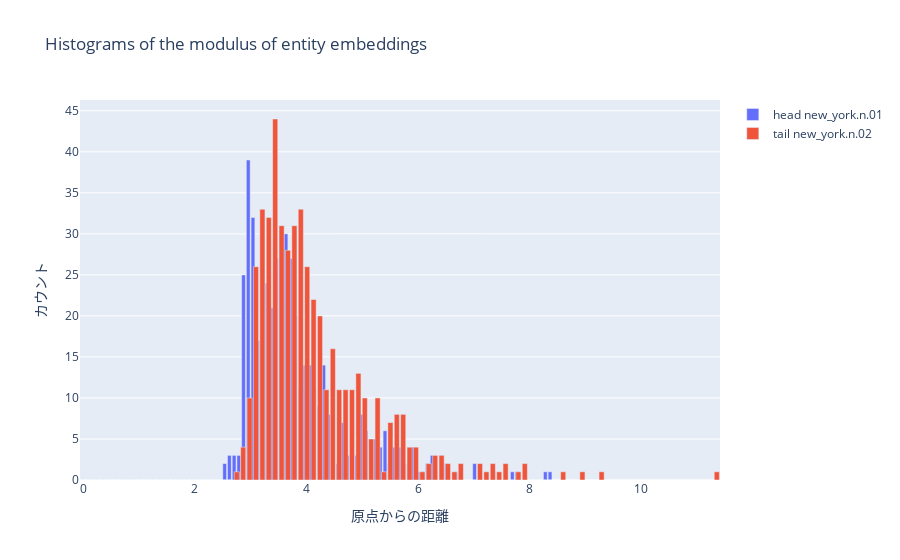

This figure's notebook cell:
### Code cell
# エンティティの埋め込みをロード
entity_embedding = np.load(os.path.join(model_path, 'entity_embedding.npy'))

# headとtailの各座標を計算
phase_head, mod_head = np.split(entity_embedding[head_id], 2)
phase_tail, mod_tail = np.split(entity_embedding[tail_id], 2)

# ログ変換と極座標への変換
mod_head = np.log(np.abs(mod_head)) * np.sign(mod_head)
mod_tail = np.log(np.abs(mod_tail)) * np.sign(mod_tail)

phase_head = phase_head / embedding_range * np.pi
phase_tail = phase_tail / embedding_range * np.pi

# 極座標から直交座標への変換
x_head, y_head = mod_head * np.cos(phase_head), mod_head * np.sin(phase_head)
x_tail, y_tail = mod_tail * np.cos(phase_tail), mod_tail * np.sin(phase_tail)

# 距離の計算
distance_head = np.sqrt(x_head**2 + y_head**2)
distance_tail = np.sqrt(x_tail**2 + y_tail**2)

# ヒストグラムの作成
hist_head = np.histogram(distance_head, bins=num_bins, range=(0, np.max(distance_head)))
hist_tail = np.histogram(distance_tail, bins=num_bins, range=(0, np.max(distance_tail)))

# Plotlyを使用してヒストグラムをプロット
fig = go.Figure()
fig.add_trace(go.Bar(x=hist_head[1][:-1], y=hist_head[0], name="head "+entities_dict[head_id]))

# Tail Entityのヒストグラム
fig.add_trace(go.Bar(x=hist_tail[1][:-1], y=hist_tail[0], name="tail "+entities_dict[tail_id]))


# レイアウトの設定
fig.update_layout(
    title='Histograms of the modulus of entity embeddings',
    xaxis=dict(title='原点からの距離'),
    yaxis=dict(title='カウント'),
    barmode='overlay',  # HeadとTailのヒストグラムをオーバーレイ
)

# プロットの表示
fig.show()

### Figure 1 — Plotly figure (JSON) as saved in the notebook; plotly's stock layout.template omitted (floating-point values rounded to 4 significant figures)
{"data": [{"name": "head new_york.n.01", "type": "bar", "x": [0, 0.08447, 0.1689, 0.2534, 0.3379, 0.4224, 0.5068, 0.5913, 0.6758, 0.7602, 0.8447, 0.9292, 1.014, 1.098, 1.183, 1.267, 1.352, 1.436, 1.52, 1.605, 1.689, 1.774, 1.858, 1.943, 2.027, 2.112, 2.196, 2.281, 2.365, 2.45, 2.534, 2.619, 2.703, 2.788, 2.872, 2.956, 3.041, 3.125, 3.21, 3.294, 3.379, 3.463, 3.548, 3.632, 3.717, 3.801, 3.886, 3.97, 4.055, 4.139, 4.224, 4.308, 4.392, 4.477, 4.561, 4.646, 4.73, 4.815, 4.899, 4.984, 5.068, 5.153, 5.237, 5.322, 5.406, 5.491, 5.575, 5.66, 5.744, 5.828, 5.913, 5.997, 6.082, 6.166, 6.251, 6.335, 6.42, 6.504, 6.589, 6.673, 6.758, 6.842, 6.927, 7.011, 7.096, 7.18, 7.264, 7.349, 7.433, 7.518, 7.602, 7.687, 7.771, 7.856, 7.94, 8.025, 8.109, 8.194, 8.278, 8.363], "y": [0, 0, 0, 0, 0, 0, 0, 0, 0, 0, 0, 0, 0, 0, 0, 0, 0, 0, 0, 0, 0, 0, 0, 0, 0, 0, 0, 0, 0, 0, 2, 3, 3, 3, 25, 39, 32, 17, 26, 24, 21, 27, 16, 30, 27, 20, 11, 14, 14, 11, 9, 14, 8, 12, 2, 7, 3, 6, 3, 8, 6, 4, 5, 4, 6, 2, 4, 4, 2, 2, 4, 1, 1, 2, 3, 0, 3, 2, 0, 1, 0, 0, 0, 2, 0, 0, 0, 1, 0, 0, 0, 1, 1, 0, 0, 0, 0, 0, 1, 1]}, {"name": "tail new_york.n.02", "type": "bar", "x": [0, 0.1146, 0.2293, 0.3439, 0.4586, 0.5732, 0.6878, 0.8025, 0.9171, 1.032, 1.146, 1.261, 1.376, 1.49, 1.605, 1.72, 1.834, 1.949, 2.064, 2.178, 2.293, 2.407, 2.522, 2.637, 2.751, 2.866, 2.981, 3.095, 3.21, 3.325, 3.439, 3.554, 3.668, 3.783, 3.898, 4.012, 4.127, 4.242, 4.356, 4.471, 4.586, 4.7, 4.815, 4.93, 5.044, 5.159, 5.273, 5.388, 5.503, 5.617, 5.732, 5.847, 5.961, 6.076, 6.191, 6.305, 6.42, 6.535, 6.649, 6.764, 6.878, 6.993, 7.108, 7.222, 7.337, 7.452, 7.566, 7.681, 7.796, 7.91, 8.025, 8.139, 8.254, 8.369, 8.483, 8.598, 8.713, 8.827, 8.942, 9.057, 9.171, 9.286, 9.401, 9.515, 9.63, 9.744, 9.859, 9.974, 10.09, 10.2, 10.32, 10.43, 10.55, 10.66, 10.78, 10.89, 11.01, 11.12, 11.23, 11.35], "y": [0, 0, 0, 0, 0, 0, 0, 0, 0, 0, 0, 0, 0, 0, 0, 0, 0, 0, 0, 0, 0, 0, 0, 0, 1, 4, 10, 26, 33, 32, 44, 31, 28, 31, 33, 26, 22, 20, 11, 16, 11, 11, 11, 13, 10, 5, 10, 1, 7, 8, 8, 4, 4, 1, 2, 3, 3, 2, 1, 2, 0, 0, 2, 1, 2, 1, 2, 0, 1, 2, 0, 0, 0, 0, 0, 1, 0, 0, 1, 0, 0, 1, 0, 0, 0, 0, 0, 0, 0, 0, 0, 0, 0, 0, 0, 0, 0, 0, 0, 1]}], "layout": {"barmode": "overlay", "title": {"text": "Histograms of the modulus of entity embeddings"}, "xaxis": {"title": {"text": "原点からの距離"}}, "yaxis": {"title": {"text": "カウント"}}}}
